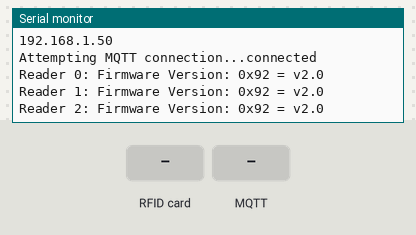
The sketch below on a simulated ESP32. Shown: the last lines printed to the serial monitor. The inputs (shaded band) are chosen by the test bench. WiFi joins after 1.5 s; servers stay silent unless stated; random numbers use the default seed unless the sketch sets one; no MQTT or app messages arrive unless stated.

Above: at 2.9 s.
3.0 s: RFID card 5E 7A 19 C4 held to the reader
At 4.2 s:
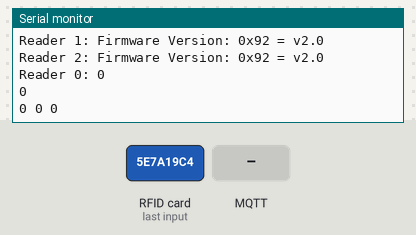
4.5 s: MQTT message "ResetPuzzle" arrives on the first subscribed topic
At 4.8 s:
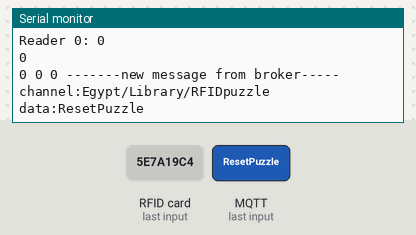
6.0 s: MQTT message "SolvePuzzle" arrives on the first subscribed topic
At 7.1 s:
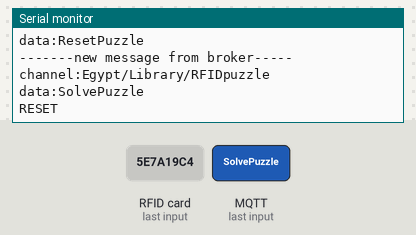
7.7 s: MQTT message "1" arrives on the first subscribed topic
At 8.3 s:
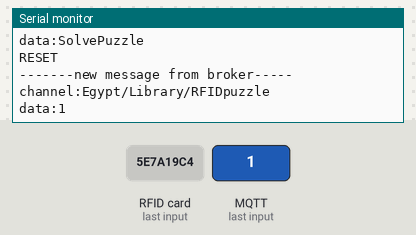
9.3 s: MQTT message "on" arrives on the first subscribed topic
At 10.5 s:
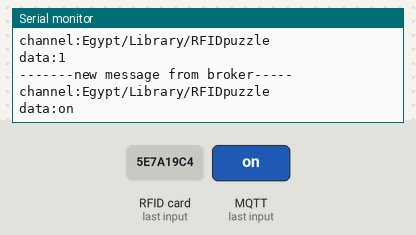
10.8 s: MQTT message "off" arrives on the first subscribed topic
At 11.9 s:
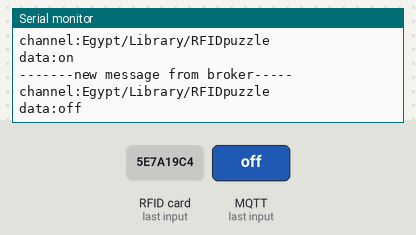

The sketch:

RFIDpuzzleLibrarytest.ino
```cpp
// (licence header left out)
#include <PubSubClient.h>
#include <WiFi.h>
#include <SPI.h>
#include <MFRC522.h>

boolean mqttRst = false;
boolean mqttSolve = false;

const char* ssid = "Control booth";
const char* password = "MontyLives";
const char* mqtt_server = "192.168.86.101";
#define mqtt_port 1883
#define MQTT_USER ""
#define MQTT_PASSWORD ""
#define MQTT_SERIAL_PUBLISH_CH "/icircuit/ESP32/serialdata/tx"
#define MQTT_SERIAL_RECEIVER_CH "/icircuit/ESP32/serialdata/rx"

WiFiClient wifiClient;

PubSubClient client(wifiClient);

#define RST_PIN         22          // Configurable, see typical pin layout above
#define SS_1_PIN        4         // Configurable, take a unused pin, only HIGH/LOW required, must be different to SS 2
#define SS_2_PIN        5          // Configurable, take a unused pin, only HIGH/LOW required, must be different to SS 1
#define SS_3_PIN        12

#define NR_OF_READERS   3

byte ssPins[] = {SS_1_PIN, SS_2_PIN, SS_3_PIN};

MFRC522 mfrc522[NR_OF_READERS];   // Create MFRC522 instance.

int tagID;
int inputOrder[3] = {0, 0, 0};
const int correctOrder[3] = {1, 2, 3};
int counter = 0;

/*
   Initialize.
*/

void setup_wifi() {
  delay(10);
  // We start by connecting to a WiFi network
  Serial.println();
  Serial.print("Connecting to ");
  Serial.println(ssid);
  WiFi.begin(ssid, password);
  while (WiFi.status() != WL_CONNECTED) {
    delay(500);
    Serial.print(".");
  }
  randomSeed(micros());
  Serial.println("");
  Serial.println("WiFi connected");
  Serial.println("IP address: ");
  Serial.println(WiFi.localIP());
}

void reconnect() {
  // Loop until we're reconnected
  while (!client.connected()) {
    Serial.print("Attempting MQTT connection...");
    // Create a random client ID
    String clientId = "ESP32Client-";
    clientId += String(random(0xffff), HEX);
    // Attempt to connect
    if (client.connect(clientId.c_str(), MQTT_USER, MQTT_PASSWORD)) {
      Serial.println("connected");
      //Once connected, publish an announcement...
      client.publish("Egypt/Library/", "Library RFID puzzle online");
      // ... and resubscribe
      client.subscribe("Egypt/Library/RFIDpuzzle");
    } else {
      Serial.print("failed, rc=");
      Serial.print(client.state());
      Serial.println(" try again in 5 seconds");
      // Wait 5 seconds before retrying
      delay(5000);
    }
  }
}

void callback(char* topic, byte * payload, unsigned int length) {
  payload[length] = '\0';
  String message = (char*)payload;
  Serial.println("-------new message from broker-----");
  Serial.print("channel:");
  Serial.println(topic);
  Serial.print("data:");
  Serial.write(payload, length);
  Serial.println();
  if (message == "ResetPuzzle") {
    mqttRst = true;
  }
  else if (message == "SolvePuzzle") {
    mqttSolve = true;
  }
}

void checkConnection() {
  if (!client.connected()) {
  Serial.println("Lost connection");
    reconnect();
  }
}

void setup() {

  pinMode(4, OUTPUT);
  digitalWrite(4, HIGH);

  Serial.begin(115200);
  Serial.setTimeout(500);// Set time out for
  setup_wifi();
  client.setServer(mqtt_server, mqtt_port);
  client.setCallback(callback);
  reconnect();
  while (!Serial);    // Do nothing if no serial port is opened (added for Arduinos based on ATMEGA32U4)

  SPI.begin();        // Init SPI bus

  for (uint8_t reader = 0; reader < NR_OF_READERS; reader++) {
    mfrc522[reader].PCD_Init(ssPins[reader], RST_PIN); // Init each MFRC522 card
    Serial.print(F("Reader "));
    Serial.print(reader);
    Serial.print(F(": "));
    mfrc522[reader].PCD_DumpVersionToSerial();
  }

}

/*
   Main loop.
*/
void loop() {
  checkConnection();
  client.loop();
  // Reset the loop if no new card present on the sensor/reader. This saves the entire process when idle.
  boolean solved = true;
  byte sector         = 1;
  byte blockAddr      = 5;
  byte dataBlock[]    = {
    0x01, 0x02, 0x03, 0x04, //  1,  2,   3,  4,
    0x05, 0x06, 0x07, 0x08, //  5,  6,   7,  8,
    0x09, 0x0a, 0xff, 0x0b, //  9, 10, 255, 11,
    0x0c, 0x0d, 0x0e, 0x0f  // 12, 13, 14, 15
  };
  byte trailerBlock   = 7;
  MFRC522::StatusCode status;
  byte buffer[18];
  byte size = sizeof(buffer);

  for (uint8_t reader = 0; reader < NR_OF_READERS; reader++) {
    // Look for new cards

    delay(10); //allow bus to settle

    mfrc522[reader].PCD_Init();

    if (mfrc522[reader].PICC_IsNewCardPresent() && mfrc522[reader].PICC_ReadCardSerial()) {
      status = (MFRC522::StatusCode) mfrc522[reader].MIFARE_Read(blockAddr, buffer, &size);
      if (status != MFRC522::STATUS_OK) {
        Serial.print(F("MIFARE_Read() failed: "));
        Serial.println(mfrc522[reader].GetStatusCodeName(status));
      }
      //Serial.print(F("Data in block ")); Serial.print(blockAddr); Serial.println(F(":"));
      dump_byte_array(buffer, 8); //Serial.println();
      Serial.print("Reader ");
      Serial.print(reader);
      Serial.print(": ");
      Serial.println(tagID);
      inputOrder[reader] = tagID;
      Serial.println(inputOrder[reader]);

      for (int i = 0; i < 3; i++) {
        Serial.print(inputOrder[i]);
        Serial.print(" ");
      }

      mfrc522[reader].PICC_HaltA();
      mfrc522[reader].PCD_StopCrypto1();


    } //if (mfrc522[reader].PICC_IsNewC
    else {
      if (counter % 3 == 0) {
        inputOrder[reader] = 0;
      }
    }
    if (inputOrder[reader] != correctOrder[reader]) {
      solved = false;
    }

  } //for(uint8_t reader


  if (solved == true || mqttSolve == true) {
    digitalWrite(4, LOW);
    client.publish("Egypt/Library/", "RFIDpuzzle Solved");
    while (mqttRst == false) {
      checkConnection();
      client.loop();
      Serial.print("solved");
    }

    checkConnection();
      client.publish("Egypt/Library/", "RFIDpuzzle Reset");
      digitalWrite(4, HIGH);
      mqttRst = false;
      mqttSolve = false;
      for (int i = 0; i < 3; i++) {
        inputOrder[i] = 0;
      }
      Serial.println("RESET");


  }


  counter = counter + 1;
}


//Helper routine to dump a byte array as hex values to Serial.

void dump_byte_array(byte * buffer, byte bufferSize) {
  tagID = buffer[0];
}
```

Measured:
- after the input at 3.0 s, the serial monitor: prints a new line after 0.06 s (image 1)
- after the input at 4.5 s, the serial monitor: prints a new line at once (image 2)
- after the input at 6.0 s, the serial monitor: prints a new line at once (image 3)
- after the input at 7.7 s, the serial monitor: prints a new line after 0.13 s (image 4)
- after the input at 9.3 s, the serial monitor: prints a new line after 0.06 s (image 5)
- after the input at 10.8 s, the serial monitor: prints a new line after 0.10 s (image 6)
